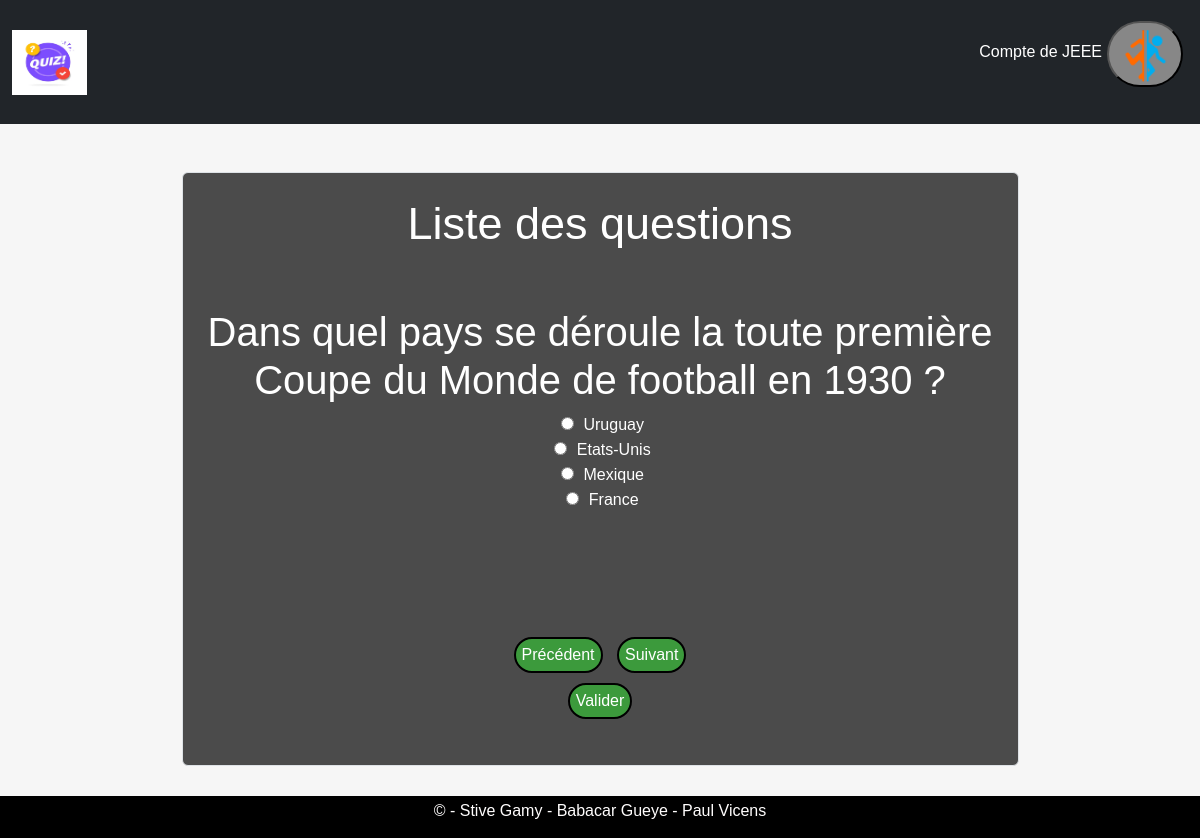
Screenshot of /jouer_quizz.php?id_quizz=103 (signed in) with the database file from the repository.
### tables this page shows
CREATE TABLE IF NOT EXISTS `questions` (
  `id_question` int NOT NULL AUTO_INCREMENT,
  `id_quizz` int NOT NULL,
  `intitule` varchar(255) DEFAULT NULL,
  `date_creation` date DEFAULT NULL,
  PRIMARY KEY (`id_question`),
  KEY `id_quizz` (`id_quizz`)
);

CREATE TABLE IF NOT EXISTS `choices` (
  `id_choice` int NOT NULL AUTO_INCREMENT,
  `id_question` int NOT NULL,
  `bonne_reponse` varchar(100) NOT NULL,
  `reponse` varchar(255) NOT NULL,
  `reponce` varchar(100) NOT NULL,
  `reponze` varchar(100) NOT NULL,
  PRIMARY KEY (`id_choice`),
  KEY `id_question` (`id_question`)
);

### jouer_quizz.php (the view, shortened to what this page needs)
<?php
$connect_bdd = mysqli_connect("127.0.0.1", "root", "", "quizzeo");
$stp = $_GET['id_quizz'];
$test = "SELECT * FROM questions WHERE id_quizz='$stp'";
$result = mysqli_query($connect_bdd, $test);
?>
<html>
<head>
    <link href="https://cdn.jsdelivr.net/npm/bootstrap@5.3.0/dist/css/bootstrap.min.css" rel="stylesheet">
    <link rel="stylesheet" href="connectE.css">
</head>
<body>
<nav class="navbar navbar-expand navbar-dark bg-dark">
            <div class="container-fluid">
                <a href="index.php"><img class="navbar-brand" src="img/logo-quiz-symboles-bulle-dialogue-concept-spectacle-questionnaire-chante-bouton-quiz-concours-questions-examen-embleme-moderne-interview_180786-72.avif" width="75" height="75" class="d-inline-block align-center" alt="Erreur"></a>
                <div class="navbar" id="navbarNav">
                    <ul class="navbar-nav  ">
                        <div class="inscri">
                            <li class="nav-item">
                                <br><p class="bonjour">Compte de <span><?php echo ucfirst($_SESSION["pseudo"]); ?></span></p>
                            </li>
                        </div>
                        <div class="form-inline">
                            <li class="nav-item">
                            <form action="" method="post">
                                    <div class="tamere"><button class="deco"><img src="img\portal.png"width="60px" height="60px" class="d-inline-block align-center" alt=""></button></div>
                                </form>
                            </li>
                        </div>
                    </ul>
                </div>
            </div>
        </nav><br><br>
    <div class="container">
        <div class="border border secondary w-75 mx-auto rounded bidoop">
            <br>
            <h2>Liste des questions</h2><br>
            <form method="post" action="">
                <?php
                    if ($result->num_rows > 0) {
                        $questionIndex = 0;
                        while ($row = $result->fetch_assoc()) {
                            $questionId = $row['id_question'];
                            $questionText = $row['intitule'];
                            $sql = "SELECT * FROM choices WHERE id_question='$questionId'";
                            $resulte = mysqli_query($connect_bdd, $sql);
                ?>
                    <div class="cache">
                            <?php echo '<h3>'.$questionText.'</h3>'; ?>
                            <?php
                            if ($resulte->num_rows > 0) {
                                while ($row = $resulte->fetch_assoc()) {
                                    $responseText = $row["bonne_reponse"];
                                    $responseText1 = $row["reponse"];
                                    $responseText2 = $row["reponce"];
                                    $responseText3 = $row["reponze"];
                                    ?>
                                        <input type="radio" name="reponse<?php echo $questionIndex; ?>" value="bonne_reponse">
                                        <label><?php echo $responseText; ?></label>
                                        <br>
                                        <input type="radio" name="reponse<?php echo $questionIndex; ?>" value="reponse">
                                        <label><?php echo $responseText1; ?></label>
                                        <br>
                                        <input type="radio" name="reponse<?php echo $questionIndex; ?>" value="reponce">
                                        <label><?php echo $responseText2; ?></label>
                                        <br>
                                        <input type="radio" name="reponse<?php echo $questionIndex; ?>" value="reponze">
                                        <label><?php echo $responseText3; ?></label>
                                    <br>
                                    <?php
                                }
                            } else {
                                echo "Aucune réponse trouvée.";
                            }
                            ?>
                    </div>
                    <br>
                    <?php
                    $questionIndex++;
                }
                ?>
                <input type="button" id='pre' onclick='plusSlide(-1)' value="Précédent">
                <input type="button" id='sui' onclick='plusSlide(1)' value="Suivant"><br>
                <input type="submit" id="val" value="Valider">
            <?php
            } else {
                echo "Aucune question trouvée.";
            }
            ?>
            </form>
        </div>
    </div><br><br><br>
    <footer class="fixed_footer">
  <div class="content">
    <p>&copy; - Stive Gamy  -  Babacar Gueye -  Paul Vicens </p>
  </div>
</footer>
</body>
</html>

### connectE.css (style rules this page uses)
body { font-family: 'Trebuchet MS', 'Lucida Sans Unicode', 'Lucida Grande', 'Lucida Sans', Arial, sans-serif; margin: 0px auto; text-align: center; background-color: rgba(245, 245, 245, 0.846); }
h2 { font-family: 'Trebuchet MS', 'Lucida Sans Unicode', 'Lucida Grande', 'Lucida Sans', Arial, sans-serif; font-size: 45px; color: white; }
h3 { font-family: 'Trebuchet MS', 'Lucida Sans Unicode', 'Lucida Grande', 'Lucida Sans', Arial, sans-serif; font-size: 40px; color: white; }
input { border-radius: 5px 5px; text-align: center; margin: 5px; padding: 4px 6px; border: 2px solid black; }
button { text-align: center; margin: 5px; transition: 300ms; background-color: rgb(60, 154, 60); color: white; border-radius: 80px; }
.tamere button { text-align: center; margin: 5px; transition: 300ms; background-color: rgb(135, 135, 135); color: white; border-radius: 80px; }
.bonjour { color: white; }
footer { width: 100%; height: 5%; background: black; position: fixed; bottom: 0PX; }
.fixed_footer p { margin-top: 3px; color: #fffdfd; }
* { box-sizing: border-box; }
#pre { text-align: center; margin: 5px; transition: 300ms; background-color: rgb(60, 154, 60); color: white; border-radius: 80px; }
#sui { text-align: center; margin: 5px; transition: 300ms; background-color: rgb(60, 154, 60); color: white; border-radius: 80px; }
#val { text-align: center; margin: 5px; transition: 300ms; background-color: rgb(60, 154, 60); color: white; border-radius: 80px; }
.bidoop { color: white; background-color: rgba(41, 41, 41, 0.827); }
.bidoop form { padding: 25px; }

### jouer_quizz.php (style rules this page uses)
body { background-image:url(img/bgjouer); background-size:100%; }

### rows the page displays
questions: intitule "Dans quel pays se déroule la toute première Coupe du Monde de football en 1930 ?"
choices: bonne_reponse "Uruguay", reponse "Etats-Unis", reponce "Mexique", reponze "France"

### other values shown
$_SESSION["pseudo"] "JEEE"
